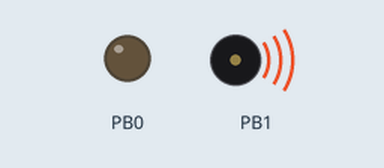
Bench run of a sketch on a simulated ATtiny85, built with avr-gcc and run on an emulated ATtiny85. Parts: output pins drawn as LEDs (lit = HIGH), buzzer (waves = sounding). Dashed ring = blinking.

Above: at 0.12 s.
At 2.83 s:
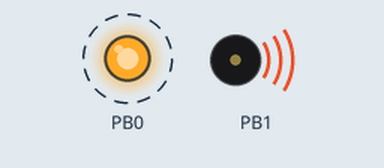
Timing chart, 0 to 3.1 s (numbered marks = the images above):
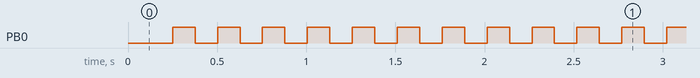

The sketch:

test.ino
```cpp
#include <Arduino.h>

void setup() {
	// set Clock to 1MHz instead of 8
	cli(); CLKPR=0x80 ; CLKPR=0x03; sei();

    TCCR1 = (1 << CTC1) | (1 << COM1A0) | 0x7; // reset on OCR1A match | prescale 64 = 15625Hz
    // to debug, output on OC1A = out 1 : | (1 << PWM1A) | (1 << COM1A0)
    OCR1B = 30;  // interrupt before counter reset
    OCR1C = 125; // 125/15625 = 8ms = 1/125s
    GTCCR = (1 << COM1B0); // toggle OCB1 on match
    TIMSK = 1 << OCIE1B;

    pinMode(0, OUTPUT);
    pinMode(1, OUTPUT);
}

volatile byte subTick=0;
volatile byte clockTick=0;

ISR(TIMER1_COMPB_vect) {
    if (subTick==125-1) {
        subTick=0;
        clockTick = 1;
    } else {
        subTick++;
    }
}

byte out = 0;

void loop() {
    if (clockTick) {
        clockTick = 0;
        digitalWrite(0, out);
        out = ~out;
    }
}
```

Measured:
- by itself, PB0: alternates HIGH for 0.13 s and LOW for 0.13 s
